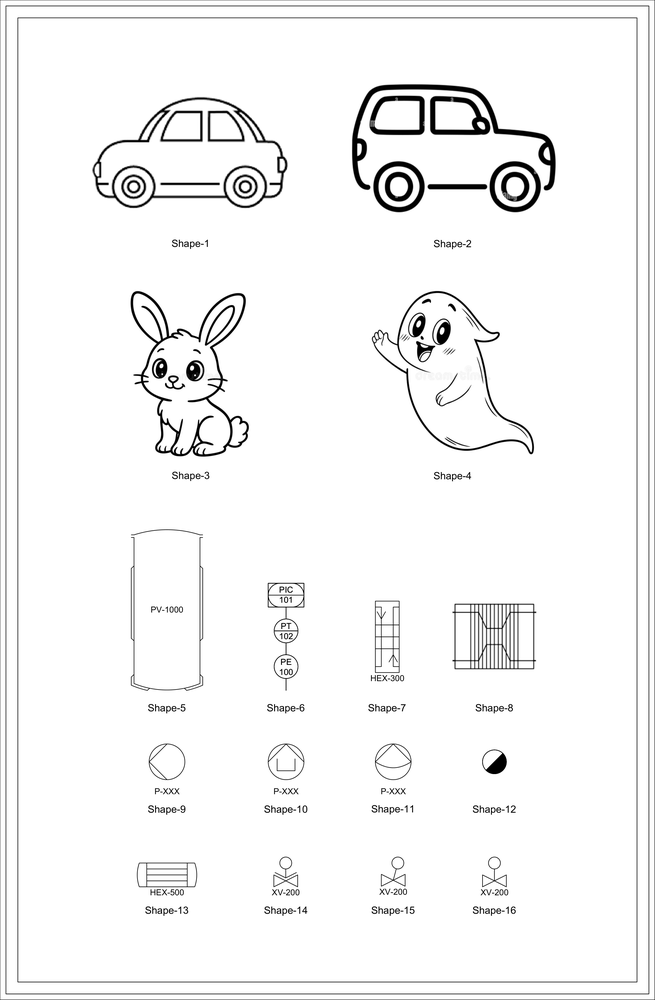
#> input picture pages/page_1.png, 655 x 1000 px, shrunk from 2339 x 3572 before the run
$ python -i vectorizer.py   (imports and definitions only)
#> lines starting #> are read from the running program, lines starting #| are printed output that depends on the picture
import cv2
import os
import svgwrite


def png_to_svg(image_path, output_path):
    """
    Convert a PNG symbol into an SVG vector.
    """
#> called with image_path = '../pages/page_1.png', output_path = 'out.png'

    # Read image
    image = cv2.imread(image_path)
#> image is the input picture: shape (1000, 655, 3); min 0, max 255, mean 245

    # Convert to grayscale
    gray = cv2.cvtColor(
        image,
        cv2.COLOR_BGR2GRAY
    )


    # Convert to binary
    _, threshold = cv2.threshold(
        gray,
        200,
        255,
        cv2.THRESH_BINARY_INV
    )
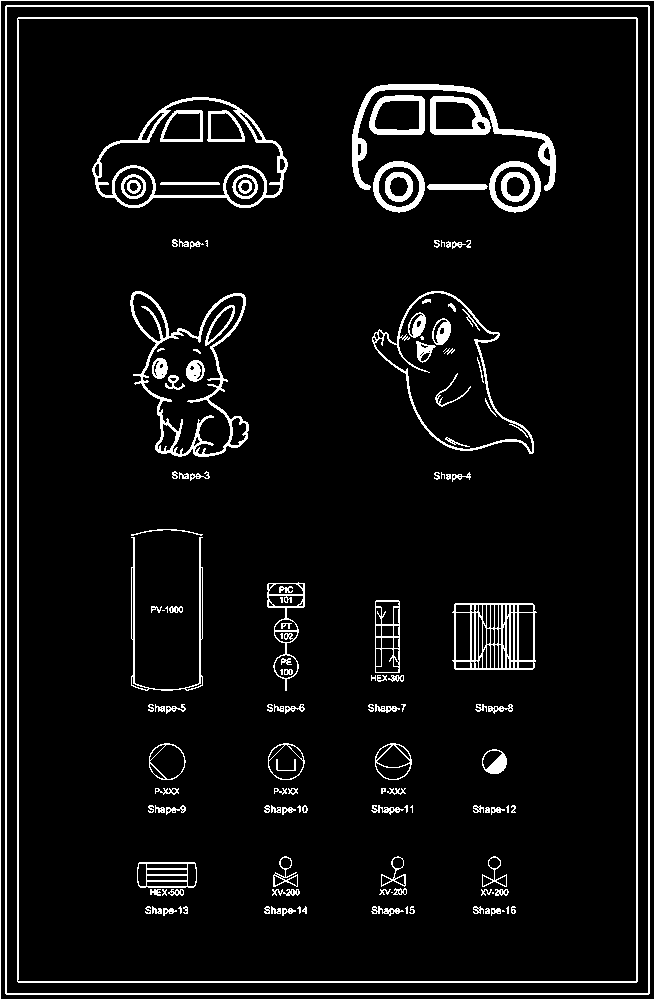
#> threshold: shape (1000, 655); 6.7% white in thin lines or dots


    # Find contours
    contours, _ = cv2.findContours(
        threshold,
        cv2.RETR_EXTERNAL,
        cv2.CHAIN_APPROX_SIMPLE
    )
#> contours = [[[0, 0], [0, 999], [654, 999], [654, 0]]]


    height, width = gray.shape
#> height = 1000; width = 655


    # Create SVG canvas
#> (the run stopped early here; a loop or call above may not have finished)
